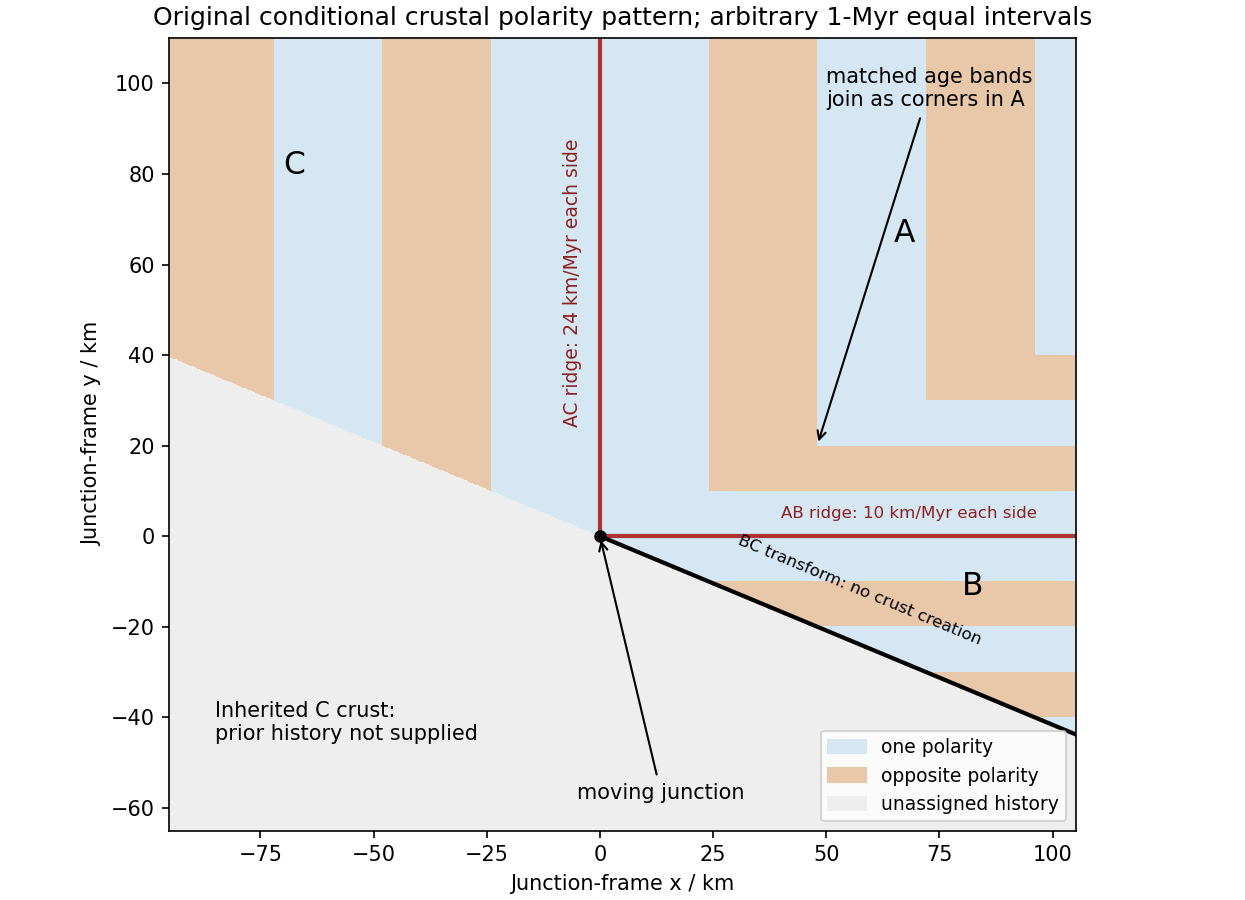

Generate this figure with Python:
"""Original explanatory diagram; Python 3.14, numpy, matplotlib.
Outputs its basename PNG to the current working directory.
"""
import numpy as np
import matplotlib
matplotlib.use("Agg")
import matplotlib.pyplot as plt
from matplotlib.colors import ListedColormap
from matplotlib.patches import Patch
x=np.linspace(-95,105,1000);y=np.linspace(-65,110,900);X,Y=np.meshgrid(x,y);age=np.full(X.shape,np.nan)
A=(X>=0)&(Y>=0);B=(X>=0)&(Y<=0)&(Y>=-5*X/12);C=(X<=0)&(Y>=-5*X/12)
age[A]=np.minimum(X[A]/24,Y[A]/10);age[B]=-Y[B]/10;age[C]=-X[C]/24
polarity=np.ma.masked_invalid(np.floor(age)%2);cmap=ListedColormap(["#d4e7f3","#e9c8a9"]);cmap.set_bad("#eeeeee")
fig,ax=plt.subplots(figsize=(8.3,6),layout="constrained");ax.pcolormesh(X,Y,polarity,cmap=cmap,vmin=0,vmax=1,shading="nearest",rasterized=True)
ax.plot([0,105],[0,0],color="#ad3232",lw=2);ax.plot([0,0],[0,110],color="#ad3232",lw=2);ax.plot([0,105],[0,-5*105/12],"k",lw=2)
ax.text(65,65,"A",fontsize=15);ax.text(80,-13,"B",fontsize=15);ax.text(-70,80,"C",fontsize=15)
ax.text(40,4,"AB ridge: 10 km/Myr each side",fontsize=8,color="#8d2020")
ax.text(-4,25,"AC ridge: 24 km/Myr each side",rotation=90,ha="right",fontsize=9,color="#8d2020")
ax.text(30,-24,"BC transform: no crust creation",rotation=-22.62,fontsize=8)
ax.text(-85,-45,"Inherited C crust:\nprior history not supplied",fontsize=10)
ax.annotate("matched age bands\njoin as corners in A",xy=(48,20),xytext=(50,95),arrowprops=dict(arrowstyle="->"),fontsize=10)
ax.plot(0,0,"ko",ms=5);ax.annotate("moving junction",xy=(0,0),xytext=(-5,-58),arrowprops=dict(arrowstyle="->"),fontsize=10)
ax.legend(handles=[Patch(color="#d4e7f3",label="one polarity"),Patch(color="#e9c8a9",label="opposite polarity"),Patch(color="#eeeeee",label="unassigned history")],fontsize=9,loc="lower right")
ax.set(xlabel="Junction-frame x / km",ylabel="Junction-frame y / km",title="Original conditional crustal polarity pattern; arbitrary 1-Myr equal intervals");ax.set_aspect("equal")
fig.savefig("paper-1-magnetic-stripes.png",dpi=150,facecolor="white")
